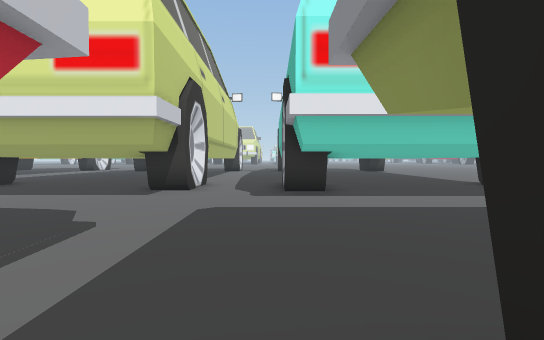
view 1 (above)

24 first-person views from a walk through a scene from a Unity 3-D project. The camera is 1.4 m above the floor, tilts 2° down and sees 85° across. The floor is counted in squares, 2 m on a side. Each view is taken from the middle of a square. On the plan, view 1 faces up. The plan holds only what a view shows up to about 10 squares ahead; the rest is blank. The place goes on beyond the plan.

view 2
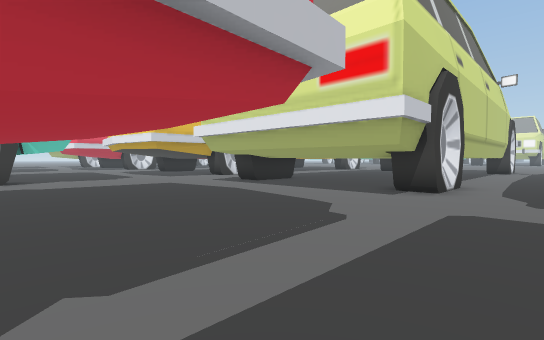

view 3
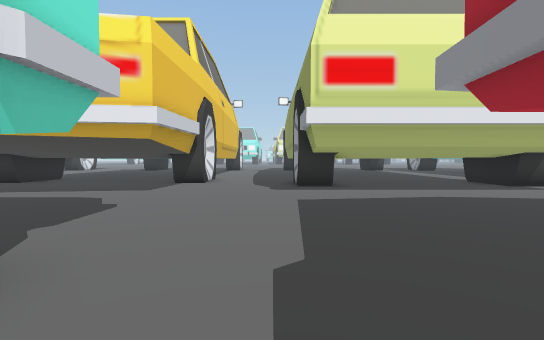

view 4
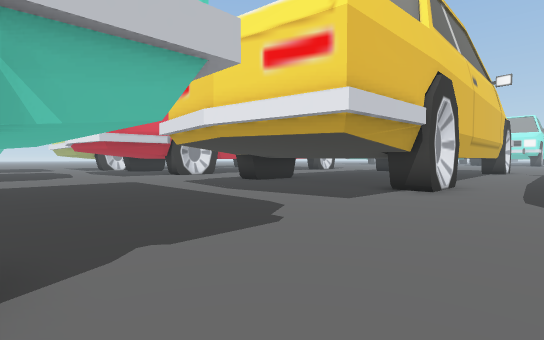

view 5
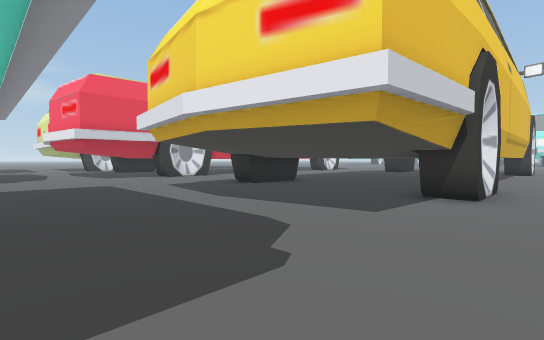

view 6
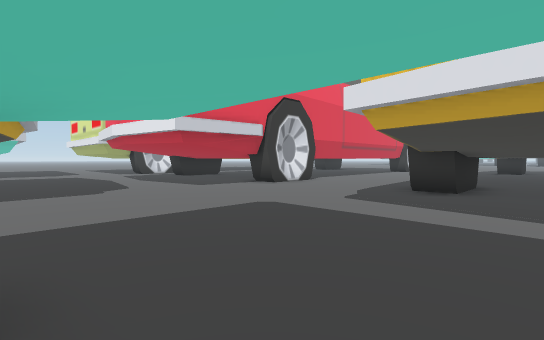

view 7
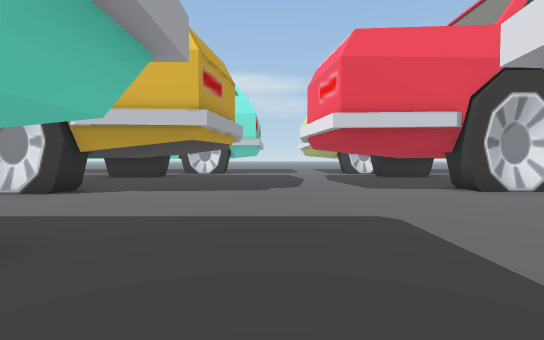

view 8
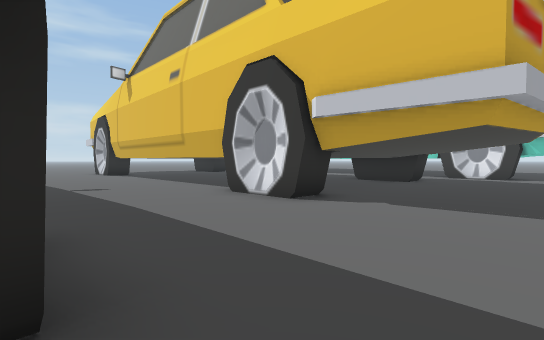

view 9
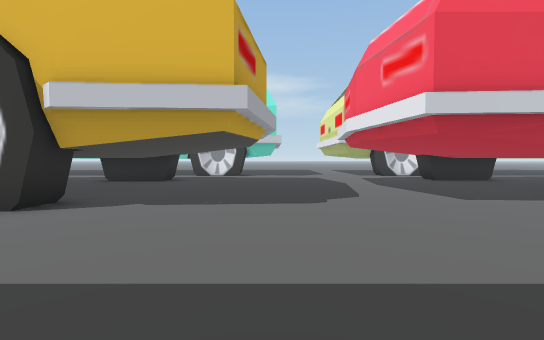

view 10
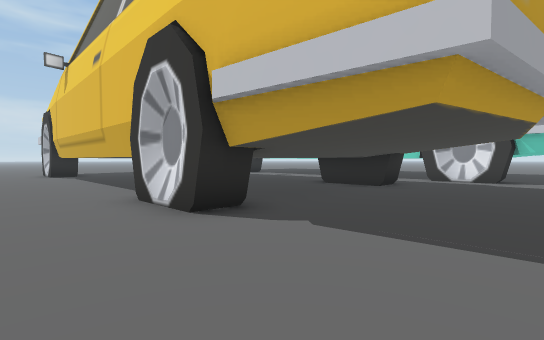

view 11
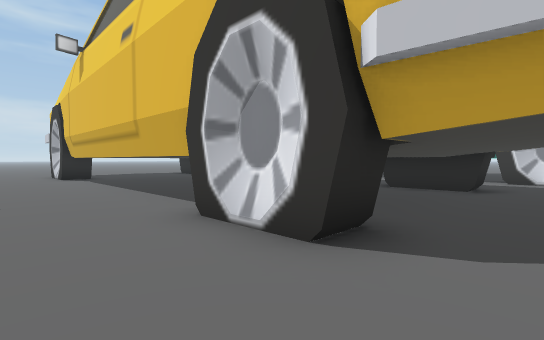

view 12
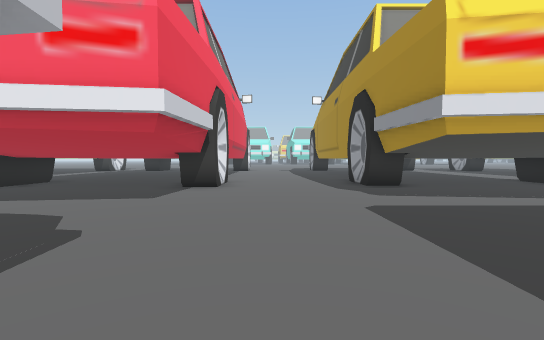

view 13
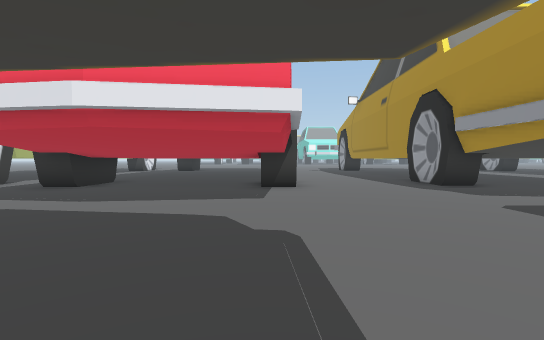

view 14
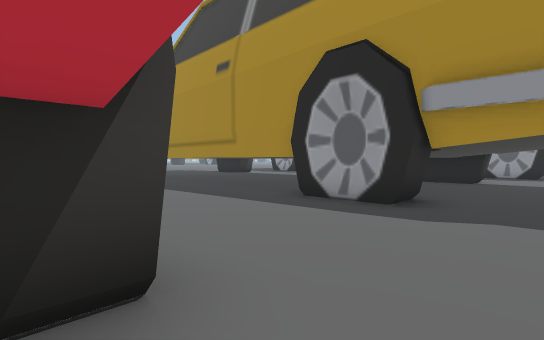

view 15
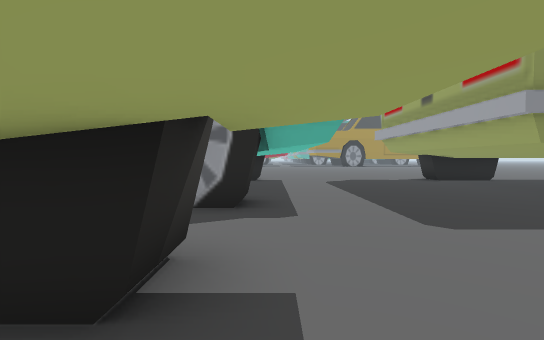

view 16
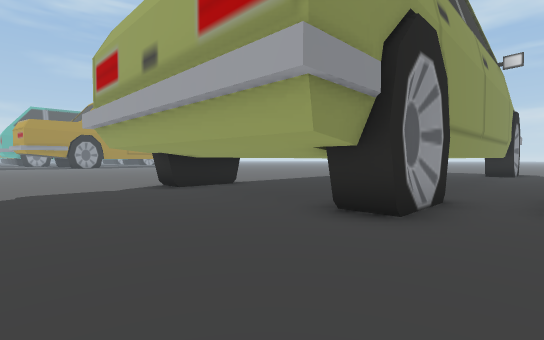

view 17
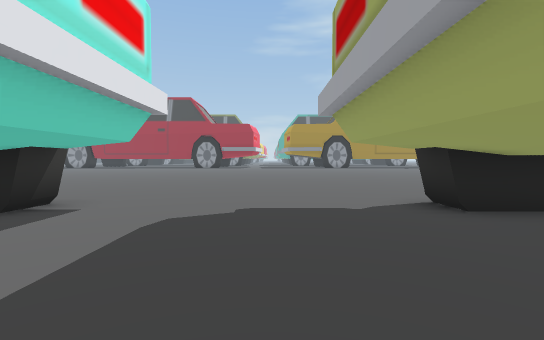

view 18
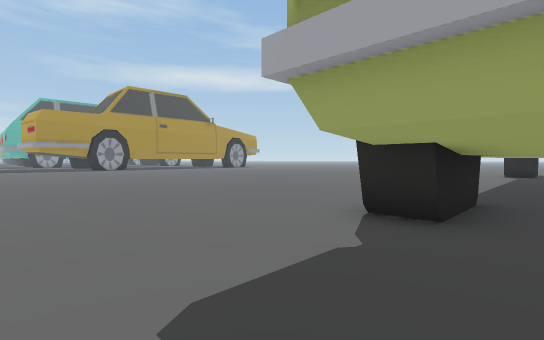

view 19
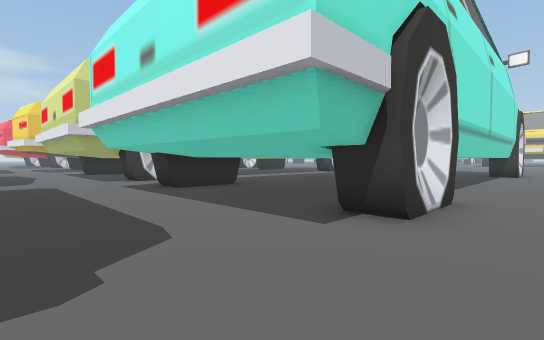

view 20
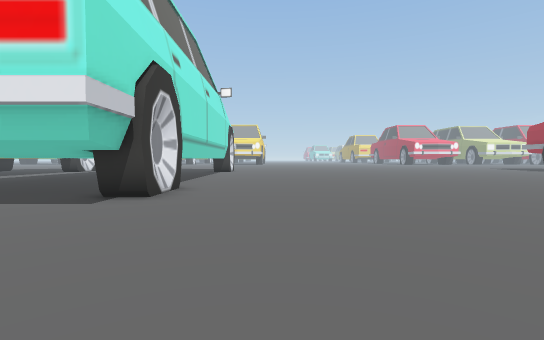

view 21
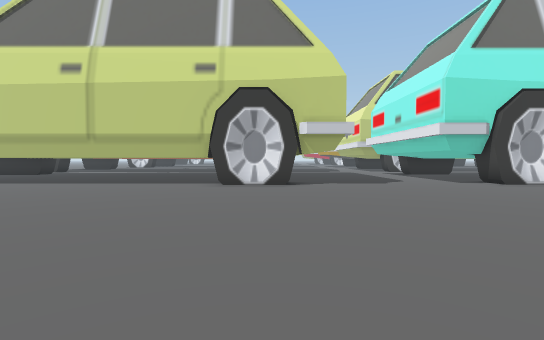

view 22
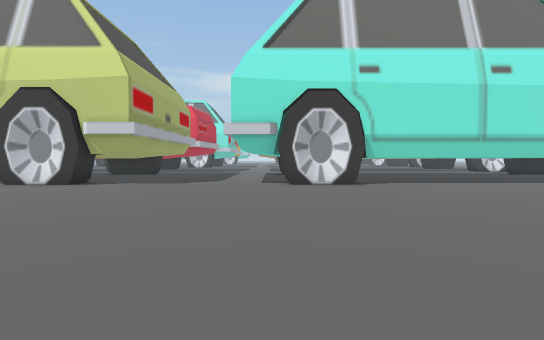

view 23
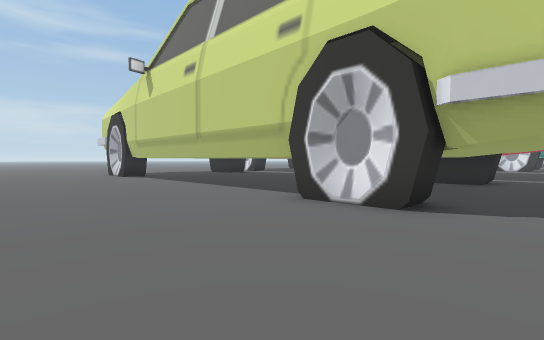

view 24
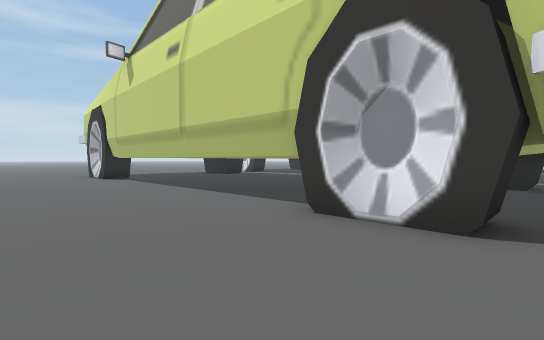

### Floor plan
Key: @ floor where view 1 was taken; # wall or solid block; . floor.
Columns run from 27 left of view 1 to 16 right of it. Each row starts with its distance up from view 1.
 11        ...#    #..       #.      #..........
 10 #    #....#    ##..      #..     #..........
  9 #    #....#    ##..##   ##..#    #..........
  8 #    #....##   ##..##   ##..#    #..........
  7 ...................##   ##..#    #.........
  6 ...........................................
  5 ..........................................
  4 ..........................................
  3 ............................................
  2 ............................................
  1 ............................................
  0 ..........#     #..........@#    ##........
 -1 ..........        .        .#    ##.......
 -2 #    ##...                 .#    #.......
 -3 #    ##...                 .#    #......
 -4      #....                ..#    #.....
 -5      #....                ..#    #.....
 -6      #....                 .#    #.....
 -7      #....                 .#    #.....
 -8      #....                 .#    #....
 -9      #...                        #....
-10      #...                         ....
-11      #..                           ...
-12      ##.

Positions as (right, up) in squares from view 1, and headings:
1: (0, 0), facing up
2: (0, 0), facing up-left
3: (-9, -1), facing up
4: (-9, 1), facing up-left
5: (-10, 2), facing up-left
6: (-15, 1), facing up-left
7: (-15, 3), facing left
8: (-17, 2), facing down-left
9: (-17, 2), facing left
10: (-19, 2), facing down-left
11: (-19, 0), facing down-left
12: (-20, 0), facing up
13: (-22, 0), facing up
14: (-22, 6), facing up-right
15: (-4, 6), facing right
16: (-1, 4), facing down-right
17: (2, 3), facing right
18: (5, 4), facing down-right
19: (8, 3), facing up-left
20: (9, 1), facing up
21: (15, 0), facing left
22: (15, 6), facing left
23: (11, 2), facing down-left
24: (10, 1), facing down-left
